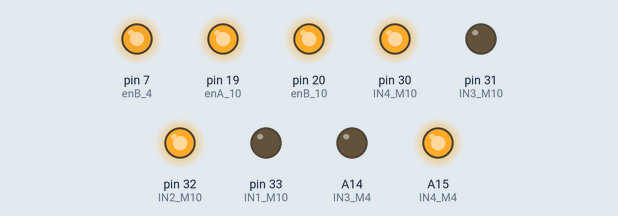
Recording of a sketch running on a simulated Arduino Mega 2560, built with avr-gcc and run on an emulated ATmega2560. Parts: output pins drawn as LEDs (lit = HIGH).

Above: at 0.1 s.
Timing chart, 0 to 1.6 s (numbered marks = the images above):
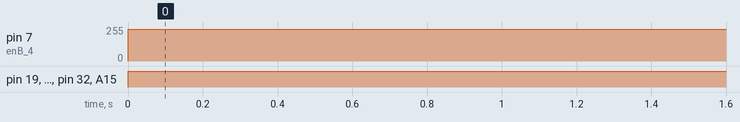

Measured:
- by itself, pin 7 (enB_4): 0/255 → 240/255 at 0.00 s
- by itself, pin 19 (enA_10), pin 20 (enB_10), pin 30 (IN4_M10), pin 32 (IN2_M10), A15 (IN4_M4): LOW → HIGH at 0.00 s

The sketch:

1_Unit_Check.ino
```cpp
int IN1_M10 = 33 , IN2_M10 = 32, IN3_M10 = 31, IN4_M10 = 30;
int IN3_M4 = A14 , IN4_M4 = A15;
int enA_10 = 19, enB_10 = 20, enB_4 = 7;
int pwm = 240;
void setup() {
  // put your setup code here, to run once:
  pinMode(IN1_M10, OUTPUT);
  pinMode(IN2_M10, OUTPUT);
  pinMode(IN3_M10, OUTPUT);
  pinMode(IN4_M10, OUTPUT);
  pinMode(IN3_M4, OUTPUT);
  pinMode(IN4_M4, OUTPUT);

  pinMode(enA_10, OUTPUT);
  pinMode(enB_10, OUTPUT);
  pinMode(enB_4, OUTPUT);
}

void loop() {
  // put your main code here, to run repeatedly:
  digitalWrite(IN1_M10, LOW);
  digitalWrite(IN2_M10, HIGH);
  analogWrite(enA_10, pwm);
  digitalWrite(IN3_M10, LOW);
  digitalWrite(IN4_M10, HIGH);
  analogWrite(enB_10, pwm);
  digitalWrite(IN3_M4, LOW);
  digitalWrite(IN4_M4, HIGH);
  analogWrite(enB_4, pwm);
}
```
